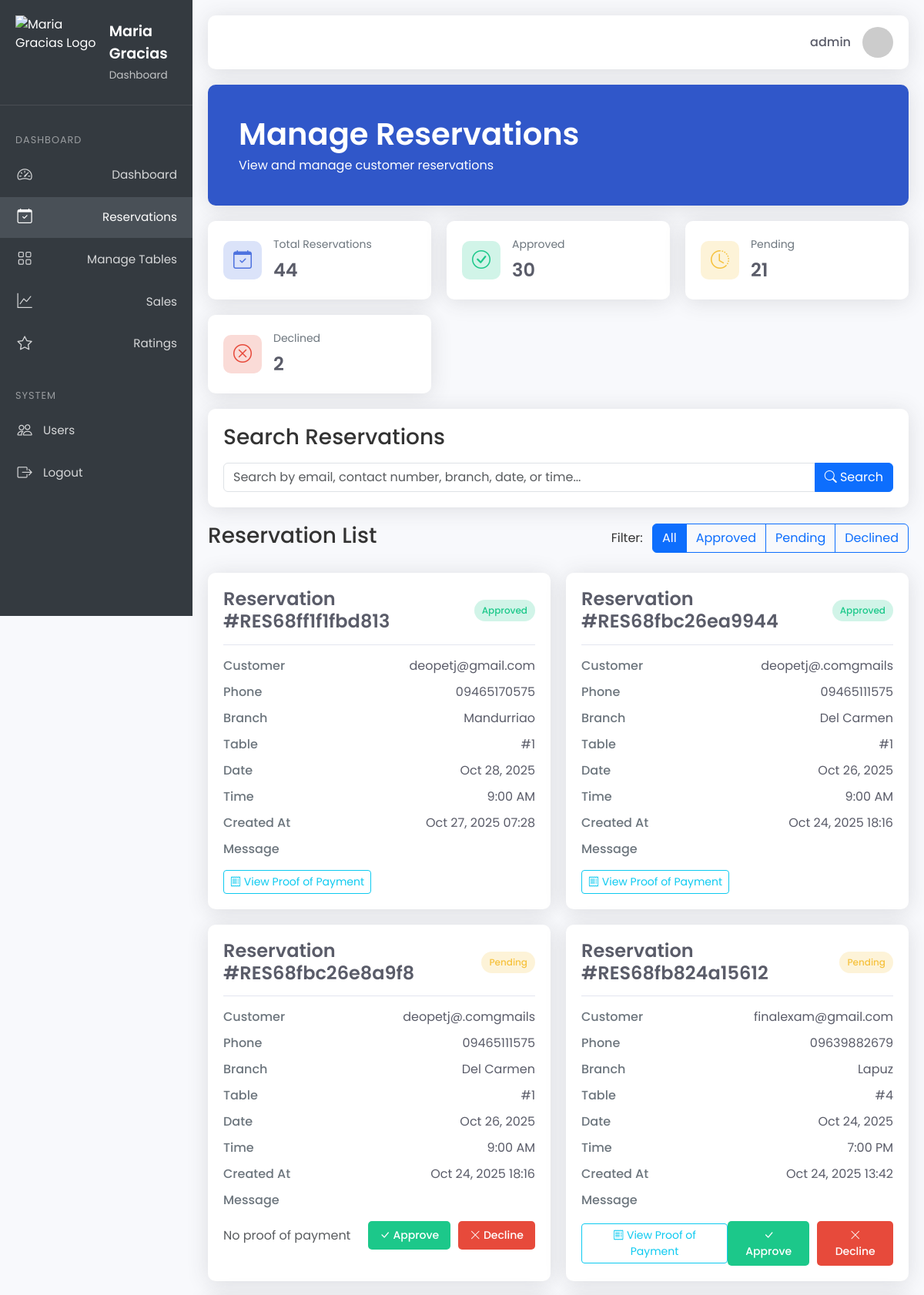
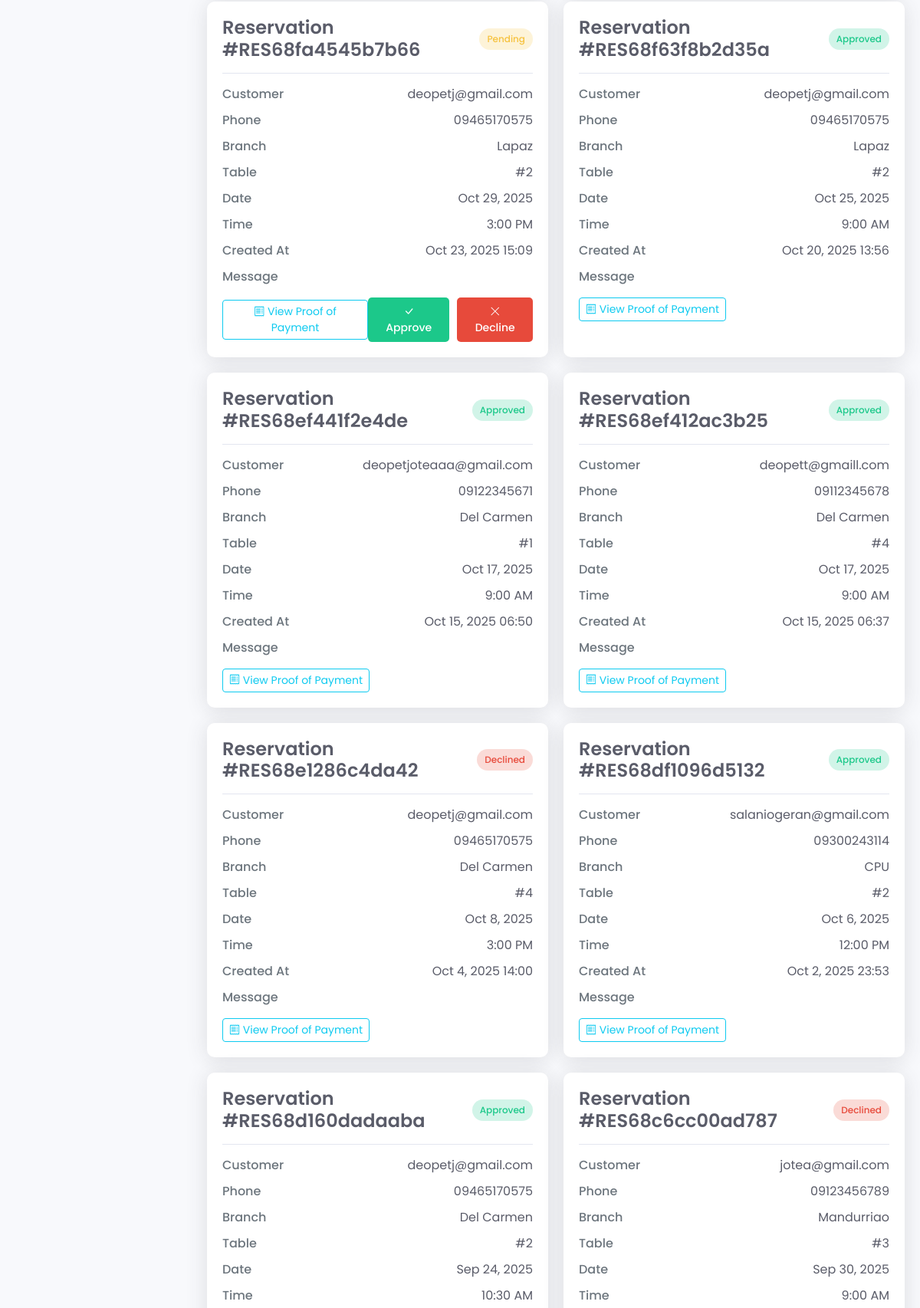
The app's page /admin1/manage_reservation.php (signed in, upper part) with its own data (2 pictures, top to bottom).
### tables this page shows
CREATE TABLE `users` (
  `id` int(255) NOT NULL,
  `name` varchar(255) NOT NULL,
  `cnum` varchar(20) NOT NULL,
  `username` varchar(255) NOT NULL,
  `password` varchar(255) NOT NULL,
  `role` enum('admin','user') NOT NULL DEFAULT 'user',
  `email` varchar(255) NOT NULL,
  `status` varchar(20) DEFAULT 'active'
);

CREATE TABLE `reservations` (
  `user_id` int(11) NOT NULL,
  `email` varchar(255) NOT NULL,
  `contact_number` varchar(15) NOT NULL,
  `table_number` int(11) NOT NULL,
  `message` text DEFAULT NULL,
  `created_at` timestamp NOT NULL DEFAULT current_timestamp(),
  `branch` varchar(50) NOT NULL,
  `status` enum('Pending','Approved','Declined','Cancelled') NOT NULL DEFAULT 'Pending',
  `reserv_date` date DEFAULT NULL,
  `reserv_time` time DEFAULT NULL,
  `amount` int(11) NOT NULL DEFAULT 100,
  `proof_of_payment` varchar(255) NOT NULL,
  `qr_code` varchar(255) DEFAULT NULL,
  `reservation_code` varchar(255) NOT NULL,
  `slot_end_time` datetime DEFAULT NULL,
  `release_time` datetime DEFAULT NULL
);

### admin1/manage_reservation.php (the view, shortened to what this page needs)
<?php
require '../conn.php';
$user_id = $_SESSION['id'];
$stmt = $conn->prepare("SELECT username, email FROM users WHERE id = ?");
$stmt->bind_param("i", $user_id);
$stmt->execute();
$stmt->bind_result($username, $email);
$statusQuery = "SELECT status, COUNT(*) as count FROM reservations GROUP BY status";
$statusResult = $conn->query($statusQuery);
$statusCounts = [
    'Approved' => 0,
    'Pending' => 0,
    'Declined' => 0,
    'Cancelled' => 0
];
while ($row = $statusResult->fetch_assoc()) {
    $statusCounts[$row['status']] = $row['count'];
}
$query = "SELECT * FROM reservations WHERE
    branch IS NOT NULL AND branch != ''
    AND table_number IS NOT NULL AND table_number != ''
    AND reserv_date IS NOT NULL AND reserv_date != ''
    AND reserv_time IS NOT NULL AND reserv_time != ''
    AND email IS NOT NULL AND email != ''
    AND contact_number IS NOT NULL AND contact_number!= ''
    AND status IS NOT NULL AND status != ''";
$query .= " ORDER BY user_id DESC";
$reservation_result = $conn->query($query);
$protocol = isset($_SERVER['HTTPS']) && $_SERVER['HTTPS'] === 'on' ? "https://" : "http://";
$base_url = $protocol . $_SERVER['HTTP_HOST'] . dirname(dirname($_SERVER['SCRIPT_NAME'])) . '/';
?>
<!DOCTYPE html>
<html lang="en">
<head>
    <link href="https://cdn.jsdelivr.net/npm/bootstrap@5.3.0/dist/css/bootstrap.min.css" rel="stylesheet">
    <link rel="stylesheet" href="https://cdn.jsdelivr.net/npm/bootstrap-icons/font/bootstrap-icons.css">
    <link rel="stylesheet" href="https://cdn.jsdelivr.net/npm/sweetalert2@11/dist/sweetalert2.min.css">
    <link rel="stylesheet" href="../css/reservation.css">
</head>
<body>
     <aside class="sidebar">
        <div class="sidebar-start">
            <div class="sidebar-head">
                <a href="" class="logo-wrapper" title="Home">
                    <img src="../images/logo.png" alt="Maria Gracias Logo"
                         class="icon logo" aria-hidden="true"
                         style="height: 6.0em; width: auto; max-height: 100px;">
                    <div class="logo-text">
                        <span class="logo-title">Maria Gracias</span>
                        <span class="logo-subtitle">Dashboard</span>
                    </div>
                </a>
            </div>
            <div class="sidebar-body">
                <ul class="sidebar-body-menu">
                    <span class="system-menu__title">Dashboard</span>
                    <li>
                        <a class="show-cat-btn" href="index.php">
                            <span class="icon home" aria-hidden="true"><i class="bi bi-speedometer2"></i></span>
                            Dashboard
                        </a>
                    </li>
                    <li>
                        <a class="show-cat-btn active" href="manage_reservation.php">
                            <span class="icon document" aria-hidden="true"><i class="bi bi-calendar-check"></i></span>Reservations
                        </a>
                    </li>
                    <li>
                        <a class="show-cat-btn" href="manage_tables.php">
                            <span class="icon folder" aria-hidden="true"><i class="bi bi-grid"></i></span> Manage Tables
                        </a>
                    </li>
                    <li>
                        <a class="show-cat-btn" href="sales.php">
                            <span class="icon paper" aria-hidden="true"><i class="bi bi-graph-up"></i></span>Sales
                        </a>
                    </li>
                    <li>
                    <a class="show-cat-btn" href="ratings.php">
                        <span class="icon paper" aria-hidden="true"><i class="bi bi-star"></i></span>Ratings
                    </a>
                </li>
                </ul>
                <span class="system-menu__title">system</span>
                <ul class="sidebar-body-menu">
                    <li>
                         <a href="manage_users.php"><span class="icon edit" aria-hidden="true"><i class="bi bi-people"></i></span>Users</a>
                    </li>
                    <li>
                      <a href="logout.php"><span class="icon logout" aria-hidden="true"><i class="bi bi-box-arrow-right"></i></span>Logout</a>
                    </li>
                </ul>
            </div>
        </div>
    </aside>
    <div class="main-content">
        <div class="top-nav">
            <div class="nav-user-wrapper">
                <a class="nav-link"><?php echo htmlspecialchars($email); ?></a>
                <button class="nav-user-btn">
                    <img src="https://ui-avatars.com/api/?name=<?php echo urlencode($email); ?>&background=random" class="nav-user-img" alt="<?php echo htmlspecialchars($username); ?>">
                </button>
            </div>
        </div>
      <div class="dashboard-header fade-in" style="background-color:#3057C9; padding: 40px; min-height: 110x;">
            <div class="d-flex justify-content-between align-items-center">
                <div>
                    <h1 class="dashboard-title" style="color: white;">Manage Reservations</h1>
                    <p class="dashboard-subtitle" style="color: white;">View and manage customer reservations</p>
                </div>
            </div>
        </div>
        <div class="stats-grid fade-in delay-1">
            <div class="stat-card">
                <div class="stat-icon bg-primary-light">
                    <i class="bi bi-calendar-check"></i>
                </div>
                <div class="stat-info">
                    <div class="stat-title">Total Reservations</div>
                    <div class="stat-value"><?php echo $reservation_result->num_rows; ?></div>
                </div>
            </div>
            <div class="stat-card">
                <div class="stat-icon bg-success-light">
                    <i class="bi bi-check-circle"></i>
                </div>
                <div class="stat-info">
                    <div class="stat-title">Approved</div>
                    <div class="stat-value"><?= $statusCounts['Approved'] ?></div>
                </div>
            </div>
            <div class="stat-card">
                <div class="stat-icon bg-warning-light">
                    <i class="bi bi-clock-history"></i>
                </div>
                <div class="stat-info">
                    <div class="stat-title">Pending</div>
                    <div class="stat-value"><?= $statusCounts['Pending'] ?></div>
                </div>
            </div>
            <div class="stat-card">
                <div class="stat-icon bg-danger-light">
                    <i class="bi bi-x-circle"></i>
                </div>
                <div class="stat-info">
                    <div class="stat-title">Declined</div>
                    <div class="stat-value"><?= $statusCounts['Declined'] ?></div>
                </div>
            </div>
        </div>
        <div class="search-section fade-in delay-2">
            <h3 class="mb-3">Search Reservations</h3>
            <form method="GET">
                <div class="input-group">
                    <input type="text" name="search" class="form-control"
                           placeholder="Search by email, contact number, branch, date, or time..."
                           value="<?= htmlspecialchars($_GET['search'] ?? '') ?>">
                    <button type="submit" class="btn btn-primary">
                        <i class="bi bi-search"></i> Search
                    </button>
                </div>
            </form>
        </div>
        <div class="fade-in delay-3">
            <div class="d-flex justify-content-between align-items-center mb-4">
                <h3>Reservation List</h3>
                <div>
                    <span class="me-2">Filter:</span>
                    <div class="btn-group">
                        <button class="btn btn-outline-primary active" data-filter="all">All</button>
                        <button class="btn btn-outline-primary" data-filter="approved">Approved</button>
                        <button class="btn btn-outline-primary" data-filter="pending">Pending</button>
                        <button class="btn btn-outline-primary" data-filter="declined">Declined</button>
                    </div>
                </div>
            </div>
            <?php if ($reservation_result->num_rows > 0) : ?>
                <div class="reservations-grid">
                    <?php while ($row = $reservation_result->fetch_assoc()) {
                        $statusClass = strtolower($row['status']);
                        $isPending = $row['status'] === 'Pending';
                    ?>
                    <div class="reservation-card <?= $statusClass ?>">
                        <div class="reservation-header">
                            <h4 class="reservation-title">Reservation #<?= $row['reservation_code'] ?></h4>
                            <span class="reservation-status status-<?= $statusClass ?>">
                                <?= $row['status'] ?>
                            </span>
                        </div>
                        <div class="reservation-info">
                            <div class="info-item">
                                <span class="info-label">Customer</span>
                                <span class="info-value"><?= htmlspecialchars($row['email']) ?></span>
                            </div>
                            <div class="info-item">
                                <span class="info-label">Phone</span>
                                <span class="info-value"><?= htmlspecialchars($row['contact_number']) ?></span>
                            </div>
                            <div class="info-item">
                                <span class="info-label">Branch</span>
                                <span class="info-value"><?= htmlspecialchars($row['branch']) ?></span>
                            </div>
                            <div class="info-item">
                                <span class="info-label">Table</span>
                                <span class="info-value">#<?= $row['table_number'] ?></span>
                            </div>
                            <div class="info-item">
                                <span class="info-label">Date</span>
                                <span class="info-value"><?= date('M j, Y', strtotime($row['reserv_date'])) ?></span>
                            </div>
                            <div class="info-item">
                                <span class="info-label">Time</span>
                                <span class="info-value"><?= date('g:i A', strtotime($row['reserv_time'])) ?></span>
                            </div>
                            <div class="info-item">
                                <span class="info-label">Created At</span>
                                <span class="info-value"><?= date('M j, Y H:i', strtotime($row['created_at'])) ?></span>
                            </div>
                            <div class="info-item">
                                <span class="info-label">Message</span>
                            </div>
                        </div>
                        <div class="d-flex justify-content-between align-items-center">
                            <div>
                                <?php if ($row['proof_of_payment']) : ?>
                                    <button class="btn btn-sm btn-outline-info view-proof-btn"
                                            data-image="<?= $base_url . htmlspecialchars($row['proof_of_payment']) ?>"
                                            data-code="<?= $row['reservation_code'] ?>">
                                        <i class="bi bi-receipt"></i> View Proof of Payment
                                    </button>
                                <?php else : ?>
                                    <span class="text-muted">No proof of payment</span>
                                <?php endif; ?>
                            </div>
                            <?php if ($isPending) : ?>
                            <div class="reservation-actions">
                                <form method="post" class="d-inline">
                                    <button type="submit" name="approve" class="action-btn approve">
                                        <i class="bi bi-check-lg"></i> Approve
                                    </button>
                                </form>
                                <form method="post" class="d-inline">
                                    <button type="submit" name="decline" class="action-btn decline">
                                        <i class="bi bi-x-lg"></i> Decline
                                    </button>
                                </form>
                            </div>
                            <?php endif; ?>
                        </div>
                    </div>
                    <?php } ?>
                </div>
            <?php endif; ?>
        </div>
    </div>
</body>
</html>

### records on screen
users: email "admin"
reservations: reservation_code "RES68ff1f1fbd813", status "Approved", email "deopetj@gmail.com", contact_number "09465170575", branch "Mandurriao", table_number "1", reserv_date "Oct 28, 2025", reserv_time "9:00 AM", created_at "Oct 27, 2025 07:28"
reservations: reservation_code "RES68fbc26ea9944", status "Approved", email "deopetj@.comgmails", contact_number "09465111575", branch "Del Carmen", table_number "1", reserv_date "Oct 26, 2025", reserv_time "9:00 AM", created_at "Oct 24, 2025 18:16"
reservations: reservation_code "RES68fbc26e8a9f8", status "Pending", email "deopetj@.comgmails", contact_number "09465111575", branch "Del Carmen", table_number "1", reserv_date "Oct 26, 2025", reserv_time "9:00 AM", created_at "Oct 24, 2025 18:16", proof_of_payment "No proof of payment"
reservations: reservation_code "RES68fb824a15612", status "Pending", email "finalexam@gmail.com", contact_number "09639882679", branch "Lapuz", table_number "4", reserv_date "Oct 24, 2025", reserv_time "7:00 PM", created_at "Oct 24, 2025 13:42"
reservations: reservation_code "RES68fa4545b7b66", status "Pending", email "deopetj@gmail.com", contact_number "09465170575", branch "Lapaz", table_number "2", reserv_date "Oct 29, 2025", reserv_time "3:00 PM", created_at "Oct 23, 2025 15:09"
reservations: reservation_code "RES68f63f8b2d35a", status "Approved", email "deopetj@gmail.com", contact_number "09465170575", branch "Lapaz", table_number "2", reserv_date "Oct 25, 2025", reserv_time "9:00 AM", created_at "Oct 20, 2025 13:56"
reservations: reservation_code "RES68ef441f2e4de", status "Approved", email "deopetjoteaaa@gmail.com", contact_number "09122345671", branch "Del Carmen", table_number "1", reserv_date "Oct 17, 2025", reserv_time "9:00 AM", created_at "Oct 15, 2025 06:50"
reservations: reservation_code "RES68ef412ac3b25", status "Approved", email "deopett@gmaill.com", contact_number "09112345678", branch "Del Carmen", table_number "4", reserv_date "Oct 17, 2025", reserv_time "9:00 AM", created_at "Oct 15, 2025 06:37"
reservations: reservation_code "RES68e1286c4da42", status "Declined", email "deopetj@gmail.com", contact_number "09465170575", branch "Del Carmen", table_number "4", reserv_date "Oct 8, 2025", reserv_time "3:00 PM", created_at "Oct 4, 2025 14:00"
reservations: reservation_code "RES68df1096d5132", status "Approved", email "salaniogeran@gmail.com", contact_number "09300243114", branch "CPU", table_number "2", reserv_date "Oct 6, 2025", reserv_time "12:00 PM", created_at "Oct 2, 2025 23:53"
reservations: reservation_code "RES68d160dadaaba", status "Approved", email "deopetj@gmail.com", contact_number "09465170575", branch "Del Carmen", table_number "2", reserv_date "Sep 24, 2025", reserv_time "10:30 AM"
reservations: reservation_code "RES68c6cc00ad787", status "Declined", email "jotea@gmail.com", contact_number "09123456789", branch "Mandurriao", table_number "3", reserv_date "Sep 30, 2025", reserv_time "9:00 AM"

### other values on screen
$reservation_result->num_rows "44"
$statusCounts['Approved'] "30"
$statusCounts['Pending'] "21"
$statusCounts['Declined'] "2"
